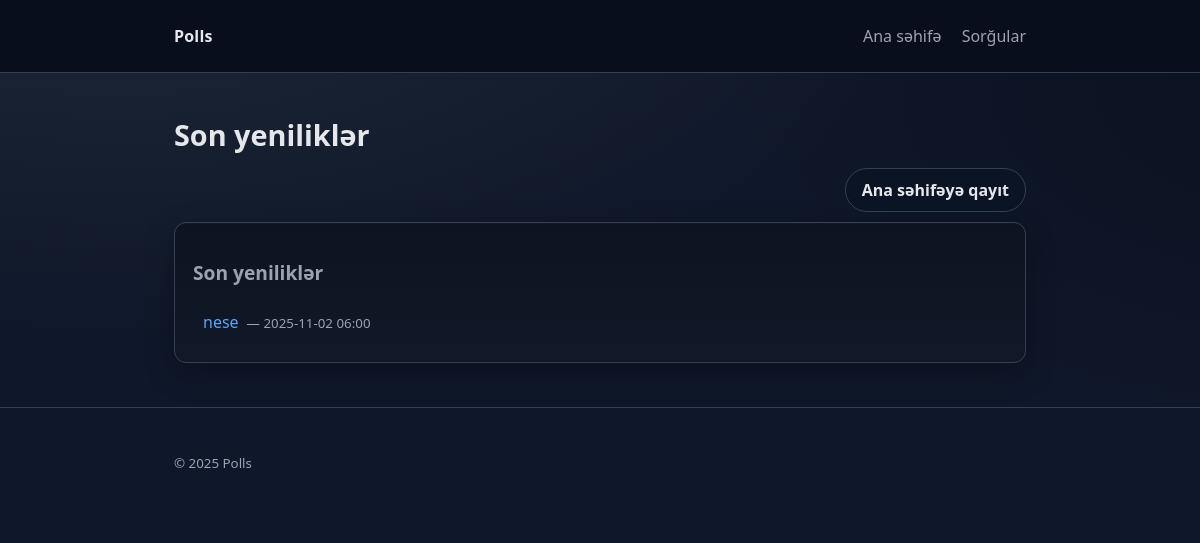
The page /polls/ on the database as committed earlier.
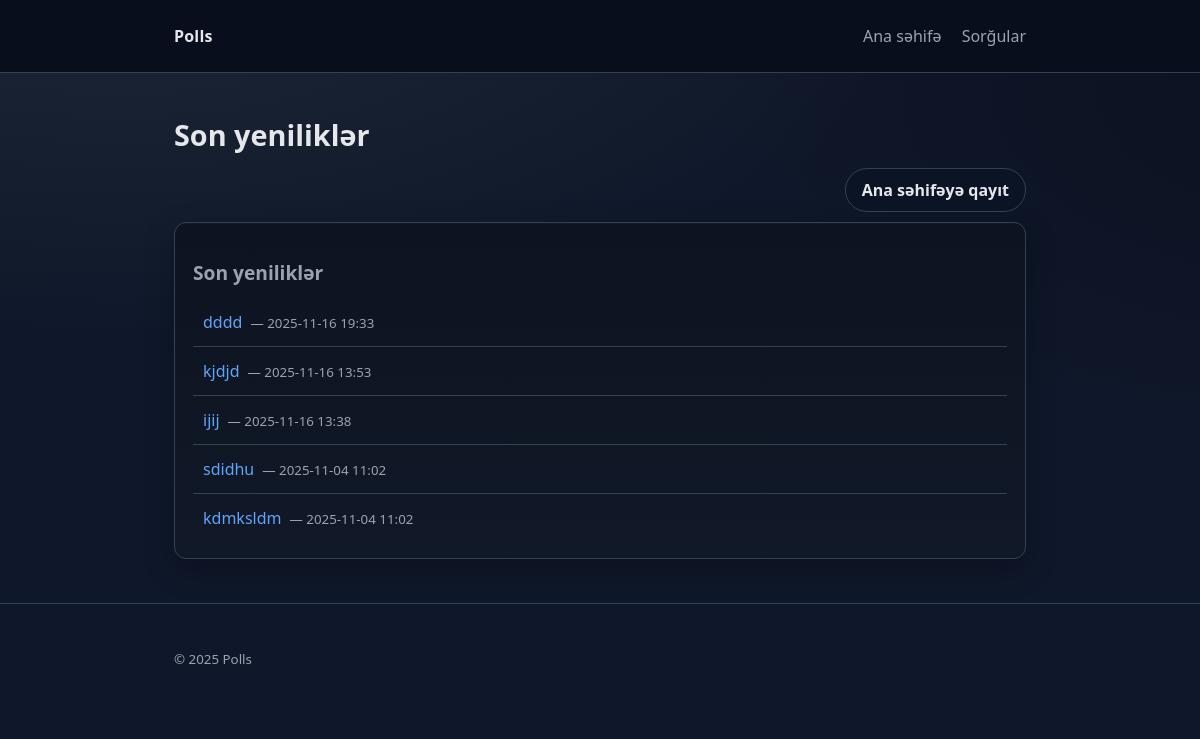
The same page on the database as committed later.
### polls/models.py (models this page shows, shortened)
class Question(models.Model):
    question_text = models.CharField(max_length=200)
    pub_date = models.DateTimeField("date published")
    def was_published_recently(self):
        now = timezone.now()
        return now - datetime.timedelta(days=1) <= self.pub_date <= now
    was_published_recently.admin_order_field = "pub_date"
    was_published_recently.boolean = True
    was_published_recently.short_description = "Son 24 saatda?"

### polls/views.py (the view)
# urls.py: path("", views.IndexView.as_view(), name="index"),
class IndexView(generic.ListView):
    template_name = "polls/index.html"
    context_object_name = "latest_question_list"
    def get_queryset(self):
        return _latest_questions()

### polls/views.py (called while the page is built)
def _latest_questions(limit: int = 5):
    return (
        Question.objects.filter(pub_date__lte=timezone.now())
        .order_by("-pub_date")[:limit]
    )

### polls/templates/polls/index.html (shortened to what this page needs)
{% extends "polls/base.html" %}
{% block content %}
    <h1>Son yeniliklər</h1>
    <div class="page-actions">
        <a class="btn" href="{% url 'home' %}">Ana səhifəyə qayıt</a>
    </div>
    <div class="panel">
        {% include "polls/_latest.html" %}
    </div>
{% endblock %}

### polls/templates/polls/_latest.html
<section>
    <h2>Son yeniliklər</h2>
    {% if latest_question_list %}
        <ul class="list">
            {% for q in latest_question_list %}
                <li>
                    <a href="{% url 'polls:detail' q.id %}">{{ q.question_text }}</a>
                    <small> — {{ q.pub_date|date:"Y-m-d H:i" }}</small>
                </li>
            {% endfor %}
        </ul>
    {% else %}
        <p>Hələ yenilik yoxdur.</p>
    {% endif %}
</section>

Rows that differ between the two databases and show on the page:
no longer on this page (row unchanged): Question: question_text "nese", pub_date "2025-11-02 06:00"
added Question: question_text "dddd", pub_date "2025-11-16 19:33"
added Question: question_text "kjdjd", pub_date "2025-11-16 13:53"
added Question: question_text "ijij", pub_date "2025-11-16 13:38"
added Question: question_text "sdidhu", pub_date "2025-11-04 11:02"
added Question: question_text "kdmksldm", pub_date "2025-11-04 11:02"
